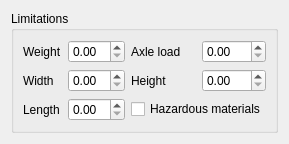
               <widget class="QWidget" name="tab_2">
                <attribute name="title">
                 <string>truck</string>
                </attribute>
                <layout class="QVBoxLayout" name="verticalLayout_4">
                 <item>
                  <widget class="QgsCollapsibleGroupBox" name="mGroupBox_4">
                   <property name="sizePolicy">
                    <sizepolicy hsizetype="Preferred" vsizetype="Fixed">
                     <horstretch>0</horstretch>
                     <verstretch>0</verstretch>
                    </sizepolicy>
                   </property>
                   <property name="title">
                    <string>Limitations</string>
                   </property>
                   <property name="collapsed">
                    <bool>false</bool>
                   </property>
                   <property name="scrollOnExpand">
                    <bool>false</bool>
                   </property>
                   <property name="saveCollapsedState">
                    <bool>true</bool>
                   </property>
                   <layout class="QGridLayout" name="gridLayout_6">
                    <item row="0" column="0">
                     <widget class="QLabel" name="label_38">
                      <property name="text">
                       <string>Weight</string>
                      </property>
                      <property name="alignment">
                       <set>Qt::AlignLeading|Qt::AlignLeft|Qt::AlignVCenter</set>
                      </property>
                     </widget>
                    </item>
                    <item row="0" column="1">
                     <widget class="QDoubleSpinBox" name="truck_weight"/>
                    </item>
                    <item row="0" column="2">
                     <widget class="QLabel" name="label_42">
                      <property name="text">
                       <string>Axle load</string>
                      </property>
                     </widget>
                    </item>
                    <item row="0" column="3">
                     <widget class="QDoubleSpinBox" name="truck_axle_load"/>
                    </item>
                    <item row="1" column="0">
                     <widget class="QLabel" name="label_41">
                      <property name="text">
                       <string>Width</string>
                      </property>
                     </widget>
                    </item>
                    <item row="1" column="1">
                     <widget class="QDoubleSpinBox" name="truck_width"/>
                    </item>
                    <item row="1" column="2">
                     <widget class="QLabel" name="label_39">
                      <property name="text">
                       <string>Height</string>
                      </property>
                     </widget>
                    </item>
                    <item row="1" column="3">
                     <widget class="QDoubleSpinBox" name="truck_height"/>
                    </item>
                    <item row="2" column="0">
                     <widget class="QLabel" name="label_40">
                      <property name="text">
                       <string>Length</string>
                      </property>
                     </widget>
                    </item>
                    <item row="2" column="1">
                     <widget class="QDoubleSpinBox" name="truck_length"/>
                    </item>
                    <item row="2" column="2" colspan="2">
                     <widget class="QCheckBox" name="truck_hazmat">
                      <property name="text">
                       <string>Hazardous materials</string>
                      </property>
                     </widget>
                    </item>
                   </layout>
                  </widget>
                 </item>
                </layout>
               </widget>
